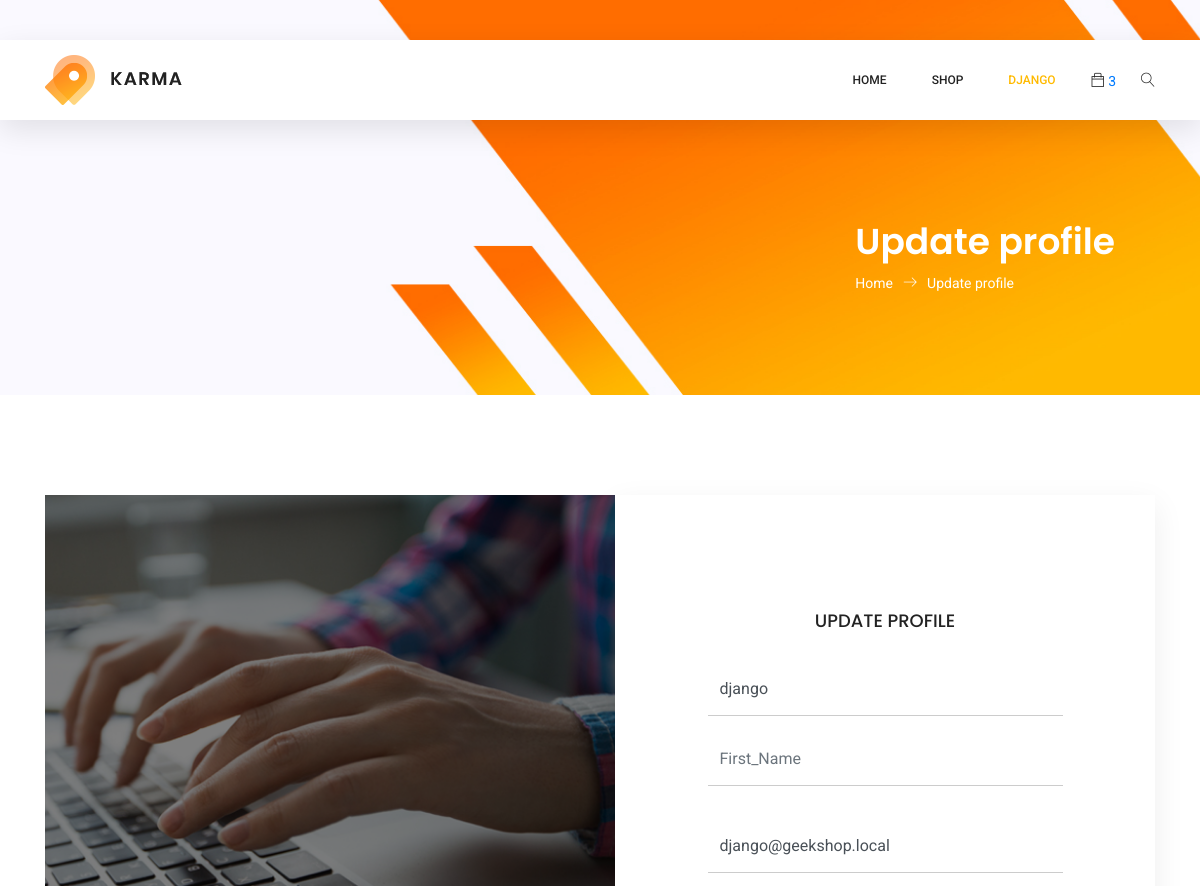
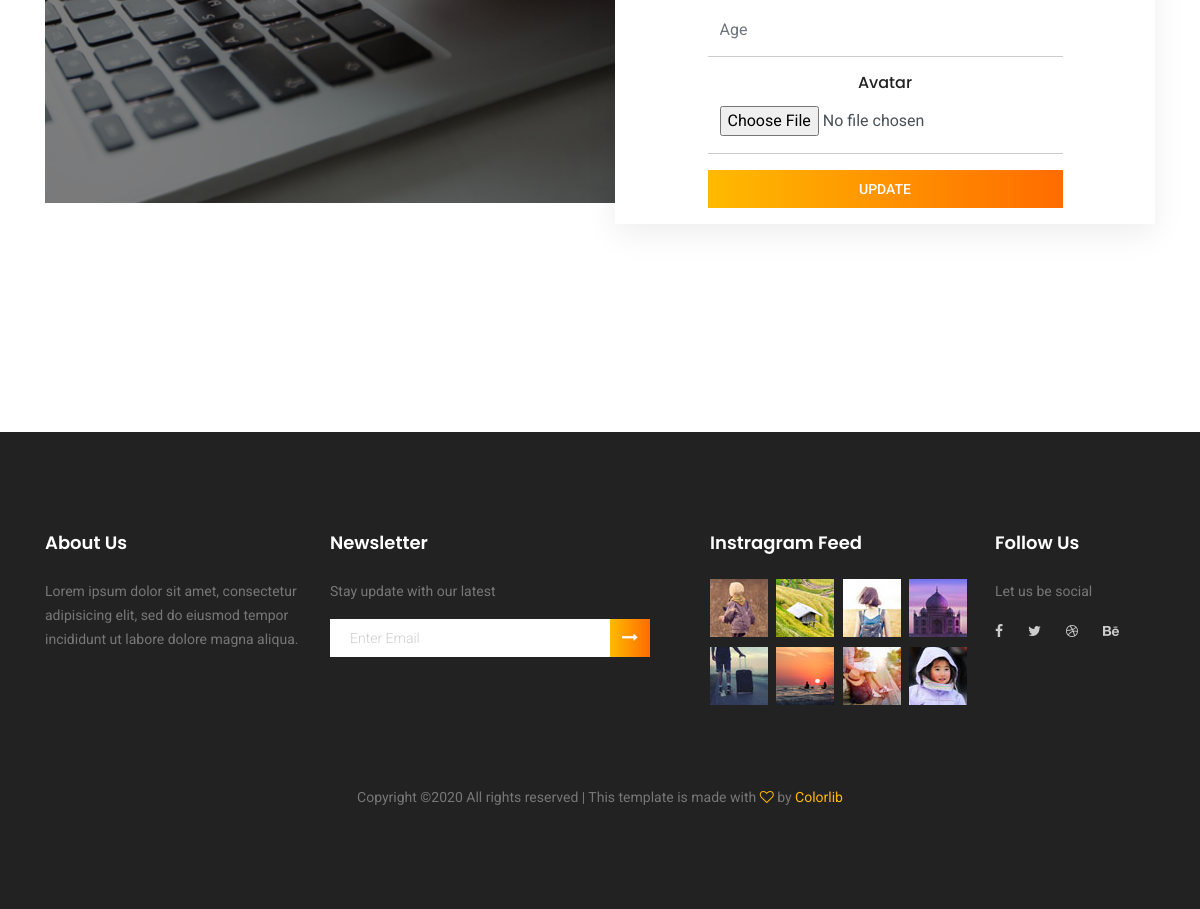
Screenshot of /auth/edit/ (signed in) with the database file from the repository (2 pictures, top to bottom).
### authapp/models.py (models this page shows, shortened)
class ShopUser(AbstractUser):
    avatar = models.ImageField(upload_to="avatars", blank=True)
    age = models.PositiveIntegerField(verbose_name="возраст", null=True)

class AuthPageImages(models.Model):
    name = models.CharField(verbose_name='image name', max_length=64, blank=True)
    image = models.ImageField(upload_to="auth_page_images", blank=True)

### authapp/views.py (the view)
# urls.py: path('edit/', views.edit, name="edit"),
def edit(request):
    if request.method == 'POST':
        update_form = ShopUserEditForm(request.POST, request.FILES, instance=request.user)
        if update_form.is_valid():
            update_form.save()
            return HttpResponseRedirect(reverse('auth:edit'))
    else:
        update_form = ShopUserEditForm(instance=request.user)
    content = {
        'title': 'Редактирование профиля',
        'update_form': update_form,
        'auth_page_images': AuthPageImages.objects.all()
    }
    return render(request, 'authapp/edit.html', content)

### authapp/forms.py (shortened to what this page needs)
class ShopUserEditForm(UserChangeForm):
    class Meta:
        model = ShopUser
        fields = ('username', 'first_name', 'password', 'email', 'age', 'avatar')
    def __init__(self, *args, **kwargs):
        super().__init__(*args, **kwargs)
        for field_name, field in self.fields.items():
            field.widget.attrs['class'] = 'form-control'
            field.widget.attrs['placeholder'] = str(field_name).title()
            field.help_text = ''
            if field_name == "password":
                field.widget = HiddenInput()

### templates/authapp/edit.html (shortened to what this page needs)
{% extends 'mainapp/base.html' %}
{% load static %}
{% block everything_else %}
<section class="banner-area organic-breadcrumb">
    <div class="container">
        <div class="breadcrumb-banner d-flex flex-wrap align-items-center justify-content-end">
            <div class="col-first">
                <h1>Update profile</h1>
                <nav class="d-flex align-items-center">
                    <a href="{% url 'main:index' %}">Home<span class="lnr lnr-arrow-right"></span></a>
                    <a href="#">Update profile</a>
                </nav>
            </div>
        </div>
    </div>
</section>
<section class="login_box_area section_gap">
    <div class="container">
        <div class="row">
            <div class="col-lg-6">
                <div class="login_box_img">
                    <img class="img-fluid" src="{{ auth_page_images.0.image.url }}" alt="">
                </div>
            </div>
            <div class="col-lg-6">
                <div class="login_form_inner">
                    <h3>Update profile</h3>
                    <form class="row login_form" method="post" id="contactForm" novalidate="novalidate" enctype="multipart/form-data">
                        {% for field in update_form %}
                            <div class="col-md-12 form-group">
                                {% if field.name == 'avatar' %}
                                    <h5>Avatar</h5>
                                {% endif %}
                                {{ field.as_widget }}
                            </div>
                        {% endfor %}
                        <div class="col-md-12 form-group">
                            <button type="submit" value="submit" class="primary-btn">Update</button>
                        </div>
                    </form>
                </div>
            </div>
        </div>
    </div>
</section>
{% endblock %}

### templates/mainapp/base.html (shortened to what this page needs)
{% load static %}
<!DOCTYPE html>
<html lang="zxx" class="no-js">
<head>
    {% include 'mainapp/includes/styles/inc__cs.html' %}
</head>
<body>
	<header class="header_area sticky-header">
		<div class="main_menu">
			<nav class="navbar navbar-expand-lg navbar-light main_box">
				<div class="container">
					<a class="navbar-brand logo_h" href="{% url 'main:index' %}"><img src="{% static 'mainapp/img/logo.png' %}" alt=""></a>
					<div class="collapse navbar-collapse offset" id="navbarSupportedContent">
                        {% with active_page=request.resolver_match.url_name %}
						<ul class="nav navbar-nav menu_nav ml-auto">
							<li class="nav-item {% ifequal active_page 'index' %} active {% endifequal %}"><a class="nav-link" href="{% url 'main:index' %}">Home</a></li>
							<li class="nav-item submenu dropdown {% if active_page == 'catalog' or active_page == 'category_items' %} active {% endif %}">
								<a href="#" class="nav-link dropdown-toggle" data-toggle="dropdown" role="button" aria-haspopup="true"
								 aria-expanded="false">Shop</a>
							</li>
                            {% if user.is_authenticated %}
                                <li class="nav-item submenu dropdown {% if active_page == 'register' or active_page == 'edit' %} active {% endif %}">
                                    <a href="#" class="nav-link dropdown-toggle" data-toggle="dropdown" role="button" aria-haspopup="true"
                                     aria-expanded="false">
                                        {{ user.username|default:'Incognito' }}
                                    </a>
                                </li>
                            {% else %}
                                <li class="nav-item"><a class="nav-link" href="{% url 'auth:register' %}">Register</a></li>
                            {% endif %}
						</ul>
						<ul class="nav navbar-nav navbar-right">
							<li class="nav-item">
                                <a href="{% url 'basket:index' %}" class="cart"><span class="ti-bag"></span> {{ user.basket_set.count }}</a>
                            </li>
							<li class="nav-item">
								<button class="search"><span class="lnr lnr-magnifier" id="search"></span></button>
							</li>
						</ul>
                        {% endwith %}
					</div>
				</div>
			</nav>
		</div>
	</header>
    {% block everything_else %}
    {% endblock %}
    {% include 'mainapp/includes/inc__related_product.html' %}
	<footer class="footer-area section_gap">
		<div class="container">
			<div class="row">
				<div class="col-lg-3  col-md-6 col-sm-6">
					<div class="single-footer-widget">
						<h6>About Us</h6>
						<p>
							Lorem ipsum dolor sit amet, consectetur adipisicing elit, sed do eiusmod tempor incididunt ut labore dolore
							magna aliqua.
						</p>
					</div>
				</div>
				<div class="col-lg-4  col-md-6 col-sm-6">
					<div class="single-footer-widget">
						<h6>Newsletter</h6>
						<p>Stay update with our latest</p>
						<div class="" id="mc_embed_signup">
							<form target="_blank" novalidate="true" action="https://spondonit.us12.list-manage.com/subscribe/post?u=1462626880ade1ac87bd9c93a&amp;id=92a4423d01"
							 method="get" class="form-inline">
								<div class="d-flex flex-row">
									<input class="form-control" name="EMAIL" placeholder="Enter Email" onfocus="this.placeholder = ''" onblur="this.placeholder = 'Enter Email '"
									 required="" type="email">
									<button class="click-btn btn btn-default"><i class="fa fa-long-arrow-right" aria-hidden="true"></i></button>
								</div>
							</form>
						</div>
					</div>
				</div>
				<div class="col-lg-3  col-md-6 col-sm-6">
					<div class="single-footer-widget mail-chimp">
						<h6 class="mb-20">Instragram Feed</h6>
						<ul class="instafeed d-flex flex-wrap">
                            {% for i in '12345678'|make_list %}
                                {% with 'mainapp/img/i'|add:i|add:'.jpg' as image_name %}
							        <li><img src="{% static image_name %}" alt=""></li>
                                {% endwith %}
                            {% endfor %}
						</ul>
					</div>
				</div>
				<div class="col-lg-2 col-md-6 col-sm-6">
					<div class="single-footer-widget">
						<h6>Follow Us</h6>
						<p>Let us be social</p>
						<div class="footer-social d-flex align-items-center">
                            <a href=""><i class="fa fa-facebook"></i></a>
                            <a href=""><i class="fa fa-twitter"></i></a>
                            <a href=""><i class="fa fa-dribbble"></i></a>
							<a href=""><i class="fa fa-behance"></i></a>
						</div>
					</div>
				</div>
			</div>
			<div class="footer-bottom d-flex justify-content-center align-items-center flex-wrap">
				<p class="footer-text m-0">
Copyright &copy;<script>document.write(new Date().getFullYear());</script> All rights reserved | This template is made with <i class="fa fa-heart-o" aria-hidden="true"></i> by <a href="https://colorlib.com" target="_blank">Colorlib</a>
</p>
			</div>
		</div>
	</footer>
</body>
</html>

### rows the page displays
ShopUser: username "DJANGO", basket_set.count "3", username "django" "django@geekshop.local"
AuthPageImages: image (picture)
